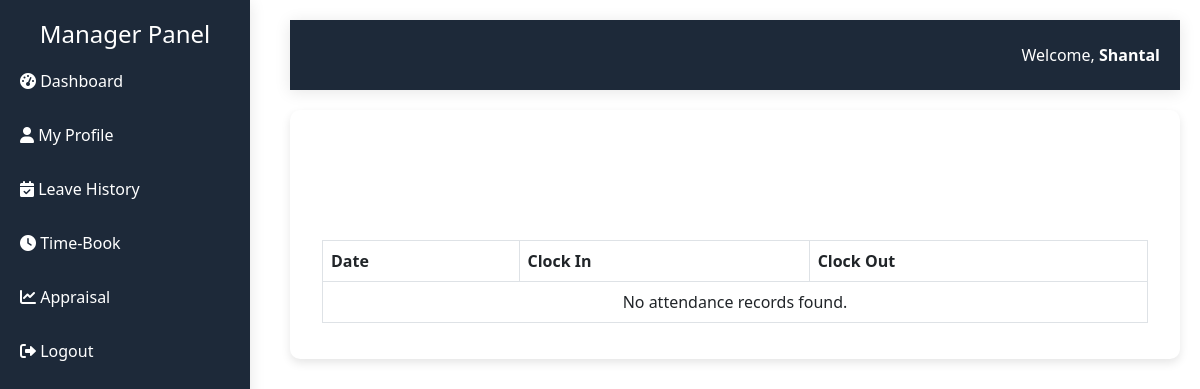
The page /manager_dashboard/time-book.php (signed in) on the database as committed earlier.
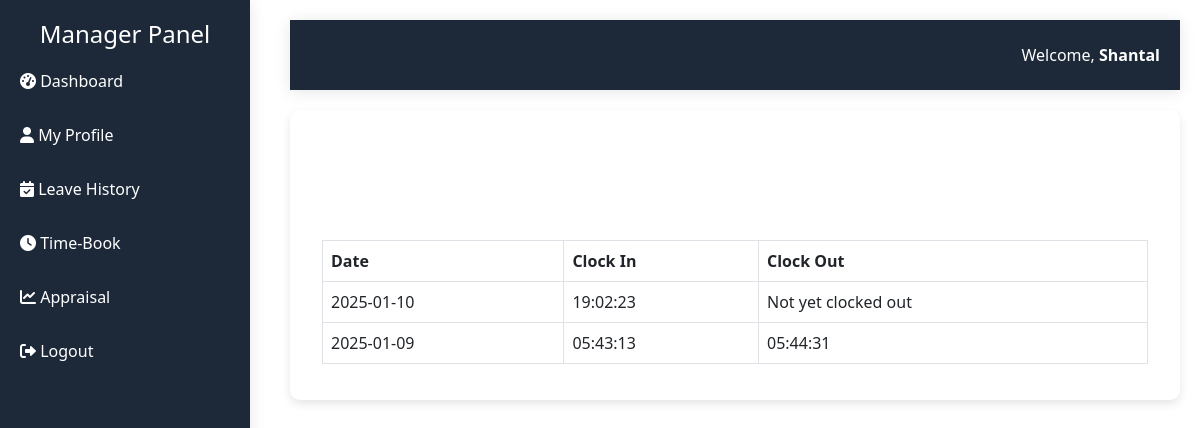
The same page on the database as committed later.
### tables this page shows
CREATE TABLE `attendance` (
  `AttendanceID` int(11) NOT NULL,
  `EmployeeID` int(11) UNSIGNED NOT NULL,
  `Date` date NOT NULL,
  `ClockIn` time DEFAULT NULL,
  `ClockOut` time DEFAULT NULL,
  `Status` enum('Present','Absent','On Leave') NOT NULL
);

### manager_dashboard/time-book.php (the view, shortened to what this page needs)
<?php
require_once '../config/config.php';
$attendanceRecords = [];
$userID = $_SESSION['UserID'] ?? '';
if (!empty($userID)) {
    try {
        $stmt = $conn->prepare("SELECT EmployeeID FROM users WHERE UserID = :UserID");
        $stmt->execute([':UserID' => $userID]);
        $user = $stmt->fetch(PDO::FETCH_ASSOC);
        if ($user) {
            $employeeID = $user['EmployeeID'];
            $stmt = $conn->prepare("SELECT * FROM attendance WHERE EmployeeID = :EmployeeID ORDER BY Date DESC");
            $stmt->execute([':EmployeeID' => $employeeID]);
            $attendanceRecords = $stmt->fetchAll(PDO::FETCH_ASSOC);
        } else {
            $error = "User not found. Please contact the administrator.";
        }
    } catch (PDOException $e) {
        $error = "Error: " . $e->getMessage();
    }
} else {
    $error = "Invalid session. Please log in again.";
}
?>
<!DOCTYPE html>
<html lang="en">
<head>
    <link href="https://cdn.jsdelivr.net/npm/bootstrap@5.3.0/dist/css/bootstrap.min.css" rel="stylesheet">
</head>
<body>
 <?php include(__DIR__ . '/include/sidebar.php'); ?>
<div class="content">
    <?php include(__DIR__ . '/include/header.php'); ?>
    <div class="main-content">
    <div class="container mt-5">
        <h2 class="text-center">View Attendance</h2>
        <table class="table table-bordered mt-4">
            <thead>
                <tr>
                    <th>Date</th>
                    <th>Clock In</th>
                    <th>Clock Out</th>
                </tr>
            </thead>
            <tbody>
                <?php if (!empty($attendanceRecords)): ?>
                    <?php foreach ($attendanceRecords as $record): ?>
                        <tr>
                            <td><?= htmlspecialchars($record['Date']) ?></td>
                            <td><?= htmlspecialchars($record['ClockIn']) ?></td>
                            <td><?= htmlspecialchars($record['ClockOut'] ?? 'Not yet clocked out') ?></td>
                        </tr>
                    <?php endforeach; ?>
                <?php else: ?>
                    <tr>
                        <td colspan="4" class="text-center">No attendance records found.</td>
                    </tr>
                <?php endif; ?>
            </tbody>
        </table>
        </div>
    </div>
</div>
</body>
</html>

Rows that differ between the two databases and show on the page:
added attendance: Date "2025-01-10", ClockIn "19:02:23", ClockOut "Not yet clocked out"
added attendance: Date "2025-01-09", ClockIn "05:43:13", ClockOut "05:44:31"
Other text that changed with them:
text no longer shown: "No attendance records found."
